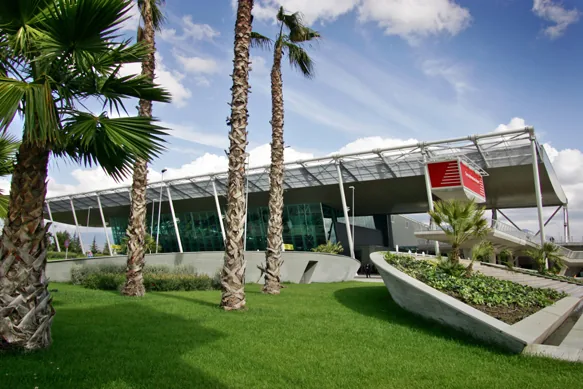
#> input picture viewer/app/lm/airport-photo.webp, 583 x 389 px
$ python pixelart.py ../viewer/app/lm/airport-photo.webp out.png
#> lines starting #> are read from the running program, lines starting #| are printed output that depends on the picture
"""Deep-zoom pixel-art layer (Isometric Toronto's method): 1 art pixel per FxF map pixels, one shared
256-colour palette for the whole map, light 4x4 ordered (Bayer) dither, nearest-neighbour upscale back.

    python3 -I pixelart.py map.png out.png [--factor 2] [--colors 256] [--dither 6] [--palette pal.png]
--palette reuses a saved palette so every patch/version of the map shares the same colours.
"""
import argparse
import numpy as np
from PIL import Image

Image.MAX_IMAGE_PIXELS = None
BAYER4 = np.array([[0, 8, 2, 10], [12, 4, 14, 6], [3, 11, 1, 9], [15, 7, 13, 5]], np.float32) / 16 - 0.5


def main():
    ap = argparse.ArgumentParser()
    ap.add_argument('src'); ap.add_argument('dst')
    ap.add_argument('--factor', type=int, default=2)
    ap.add_argument('--colors', type=int, default=256)
    ap.add_argument('--dither', type=float, default=6.0, help='ordered dither amplitude in 0-255 levels')
    ap.add_argument('--palette', help='palette image to reuse (created next to dst if missing)')
    a = ap.parse_args()
    img = Image.open(a.src).convert('RGB')
#> img is the input picture: PIL image 583x389 RGB; mean R, G, B 108.4, 121.2, 106.5
    W, H = img.size
#> W = 583; H = 389
    small = img.resize((W // a.factor, H // a.factor), Image.BOX)
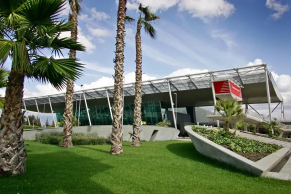
#> small: PIL image 291x194 RGB; mean R, G, B 108.9, 121.7, 106.9
    pal_path = a.palette or a.dst.rsplit('.', 1)[0] + '_palette.png'
    try:
        pal = Image.open(pal_path); pal.load()
    except FileNotFoundError:
        # palette from a fixed-size sample of the whole map, median cut
        sample = small.resize((min(small.width, 2048), min(small.height, 2048)), Image.BOX)
        pal = sample.quantize(colors=a.colors, method=Image.Quantize.MEDIANCUT, dither=Image.Dither.NONE)
        pal.save(pal_path)
    arr = np.asarray(small, np.float32)
    h, w = arr.shape[:2]
#> h = 194; w = 291
    bayer = np.tile(BAYER4, (h // 4 + 1, w // 4 + 1))[:h, :w, None]
    arr = np.clip(arr + bayer * a.dither, 0, 255).astype(np.uint8)
    q = Image.fromarray(arr).quantize(palette=pal, dither=Image.Dither.NONE).convert('RGB')
    q.resize((w * a.factor, h * a.factor), Image.NEAREST).save(a.dst)
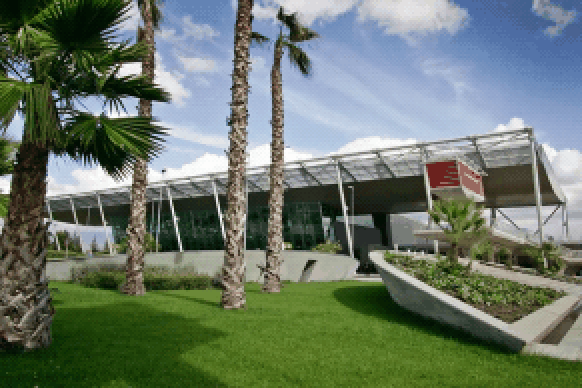
#> saved as out.png: PIL image 582x388 RGB; mean R, G, B 106.5, 119.8, 105.2
    print(a.dst, q.size, 'palette', pal_path)
#| out.png (291, 194) palette out_palette.png


if __name__ == '__main__':
    main()

$ run again, on viewer/app/lm/airport-map.webp
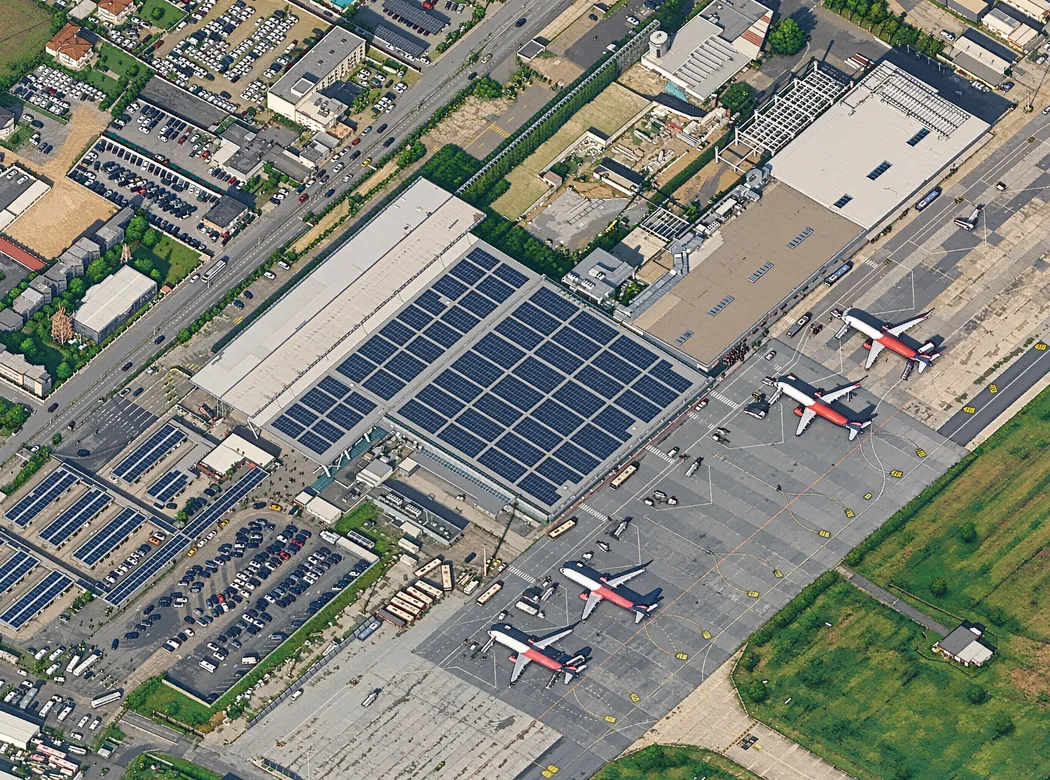
#> input picture viewer/app/lm/airport-map.webp, 1050 x 780 px
#> in main, img is the input picture: PIL image 1050x780 RGB; mean R, G, B 125.7, 128.4, 119
#> in main, `small = img.resize((W // a.factor, H // a.factor), Image.BOX)`:
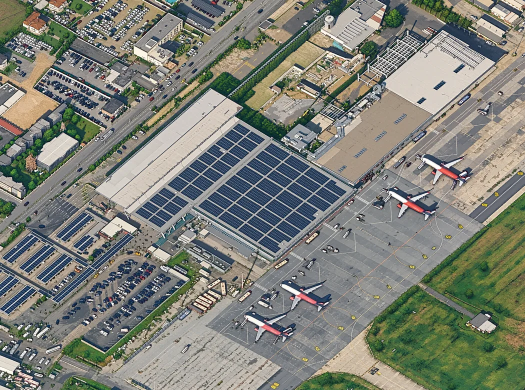
#> small: PIL image 525x390 RGB; mean R, G, B 126.2, 128.9, 119.5
#| out.png (525, 390) palette out_palette.png

$ run again, on viewer/app/lm/archaeology-map.webp
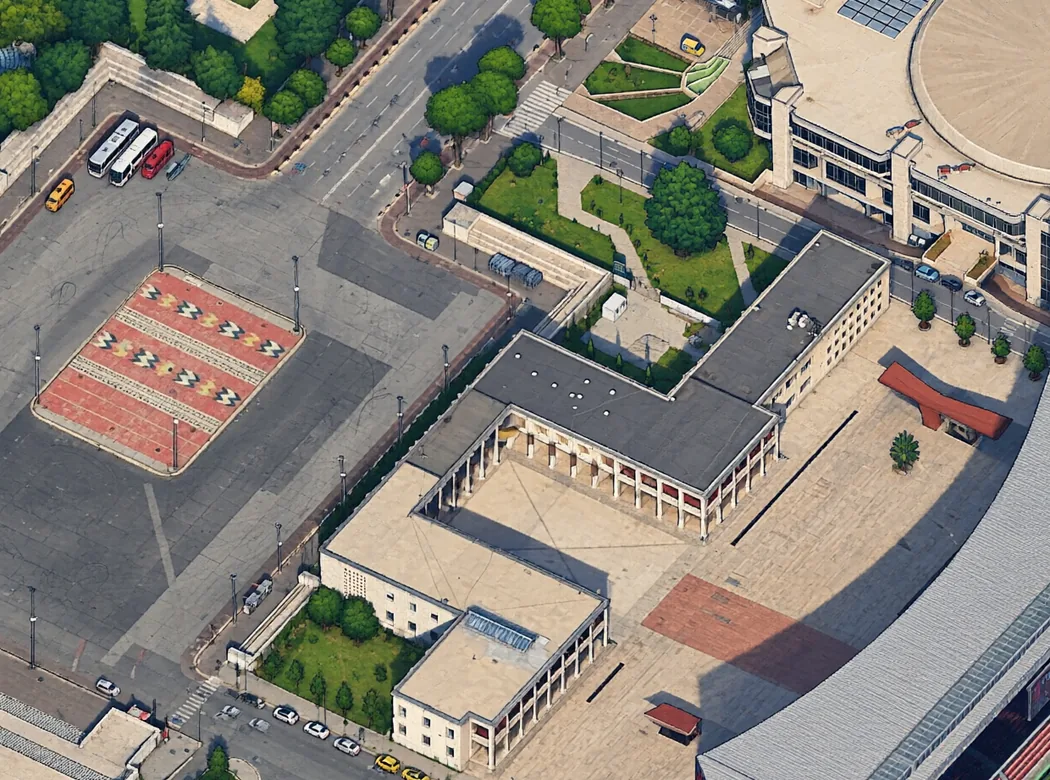
#> input picture viewer/app/lm/archaeology-map.webp, 1050 x 780 px
#> in main, img is the input picture: PIL image 1050x780 RGB; mean R, G, B 136.4, 131.2, 121.9
#> in main, `small = img.resize((W // a.factor, H // a.factor), Image.BOX)`:
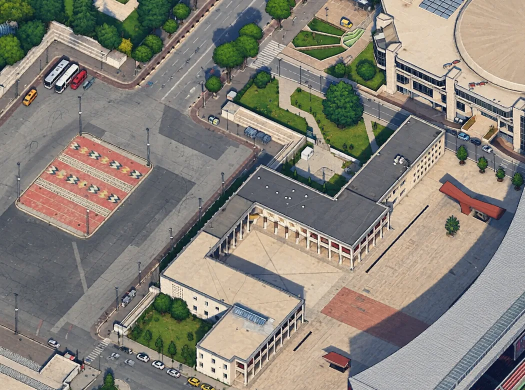
#> small: PIL image 525x390 RGB; mean R, G, B 136.8, 131.7, 122.4
#| out.png (525, 390) palette out_palette.png
